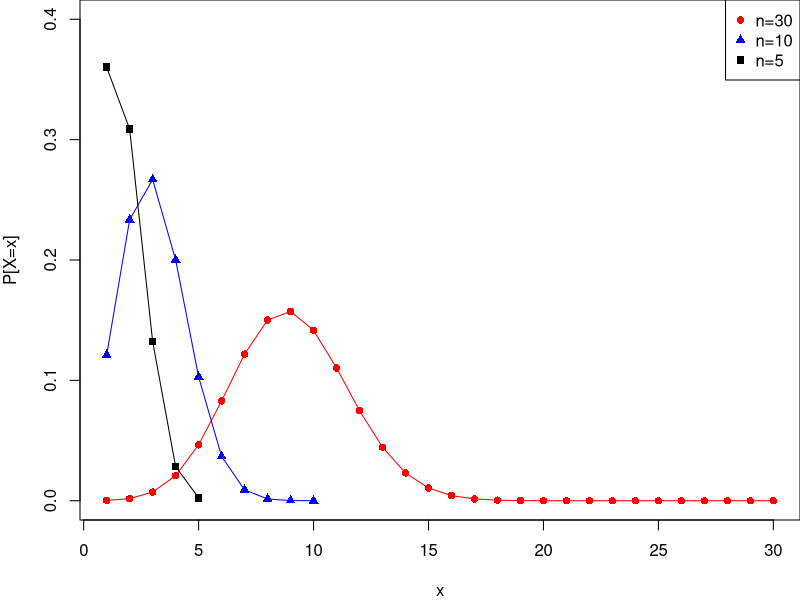

Write the R code that produced this figure.
n1 <- 5
n2 <- 10
n3 <- 30
p <- 0.3

x3 <- 1:n3
x2 <- 1:n2
x1 <- 1:n1

b3 <- dbinom(x3, size=n3, prob=p)
b2 <- dbinom(x2, size=n2, prob=p)
b1 <- dbinom(x1, size=n1, prob=p)

# 그림 3.11
#jpeg("./output/3.11.jpg", width=600, height=300, quality=100)
par(mar=c(4,4,0,0))
plot(x3, b3, type="l", ylim=c(0, 0.4), col="red",
     main="", xlab="x", ylab="P[X=x]")
points(x3, b3, pch=16, col="red")
lines(x2, b2, col="blue")
points(x2, b2, pch=17, col="blue")
lines(x1, b1, col="black")
points(x1, b1, pch=15, col="black")

legends=c("n=30", "n=10", "n=5")
legend("topright", legend=legends, pch=c(16, 17, 15), col=c("red", "blue", "black"))
#dev.off()
